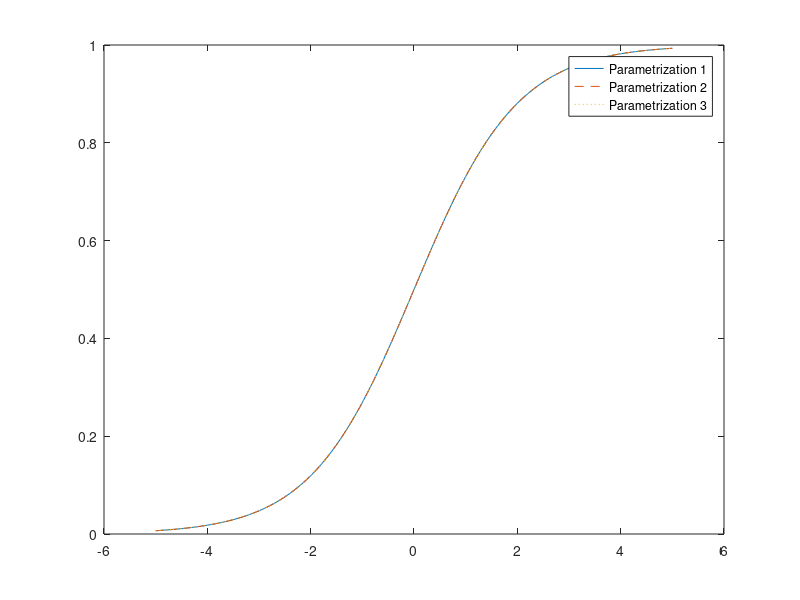

This figure's MATLAB source:

InputSpline = linspace(-5,5,101);

y1 = 0.5*(1+(1-exp(-InputSpline))./(1+exp(-InputSpline)));

y2 = 1./(1+exp(-InputSpline));
y3 = exp(InputSpline)./(1+exp(InputSpline));

plot(InputSpline,y1,'-',InputSpline,y2,'--',InputSpline,y3,':')
legend('Parametrization 1','Parametrization 2','Parametrization 3')


